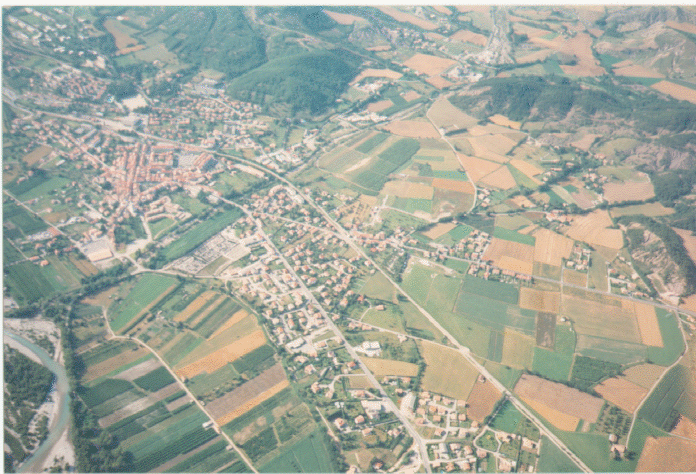
#> input picture imgs2/thresh3.png, 696 x 474 px
$ python ejercicio3.py
#> lines starting #> are read from the running program, lines starting #| are printed output that depends on the picture; after the words box and inside, x2 and y2 are one past the last pixel; in counts of white or black regions, pixels touching at a corner belong together
import cv2
import numpy as np
import matplotlib.pyplot as plt
image = cv2.imread('imgs2/thresh3.png')
#> image is the input picture: shape (474, 696, 3); mean B, G, R 155.5, 167.3, 162.6
cv2.imshow('imagen original', image)
cv2.waitKey()
gray = cv2.cvtColor(image, cv2.COLOR_BGR2GRAY)
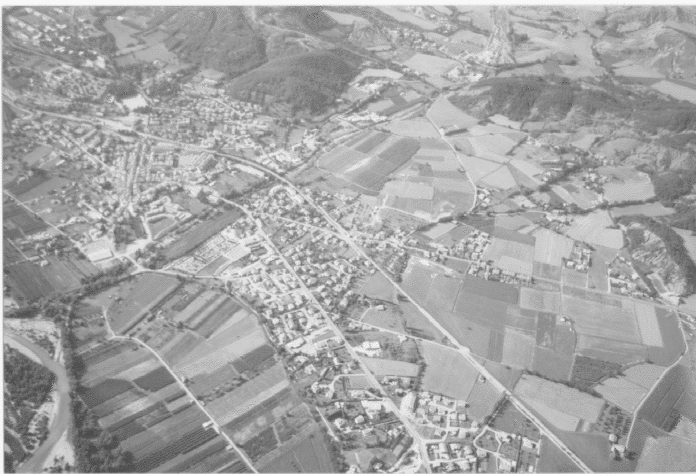
#> gray: shape (474, 696); min 77, max 248, mean 164.5
a = np.asarray(gray)
datos=np.zeros(256)
for i in range(len(a)):
    for j in range(len(a[i])):
        datos[a[i][j]]=datos[a[i][j]]+1
#> after the loop, datos = 256 values, max 9621 at index 184, min 0 at index 0, mean 1288.7
x=[]
for i in range(256):
    x.append(i)
#plt.plot(x,datos)
#plt.show()
limi=192 #limite inicial
limf=207 #limite final
for i in range(len(a)):
    for j in range(len(a[i])):
        if a[i][j]>=limi and a[i][j]<=limf:
            a[i][j]=0
        else:
            a[i][j]=255
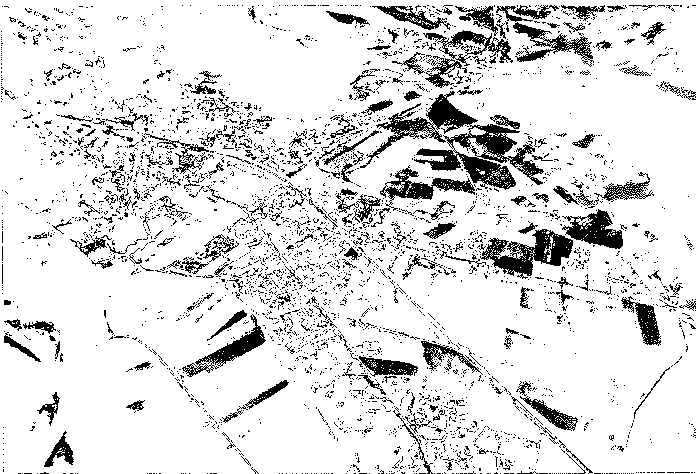
#> a: shape (474, 696); 87.1% white; 3765 black regions (3535 under 20 px), largest, box (x1, y1, x2, y2) and area: (360, 91, 544, 190) 5074, (480, 229, 573, 279) 2007, (562, 209, 623, 249) 1238
im_fin = np.uint8(a)
cv2.imshow('image final', im_fin)
cv2.waitKey()
cv2.imwrite('./out/e2out_thresh3.png',im_fin)
